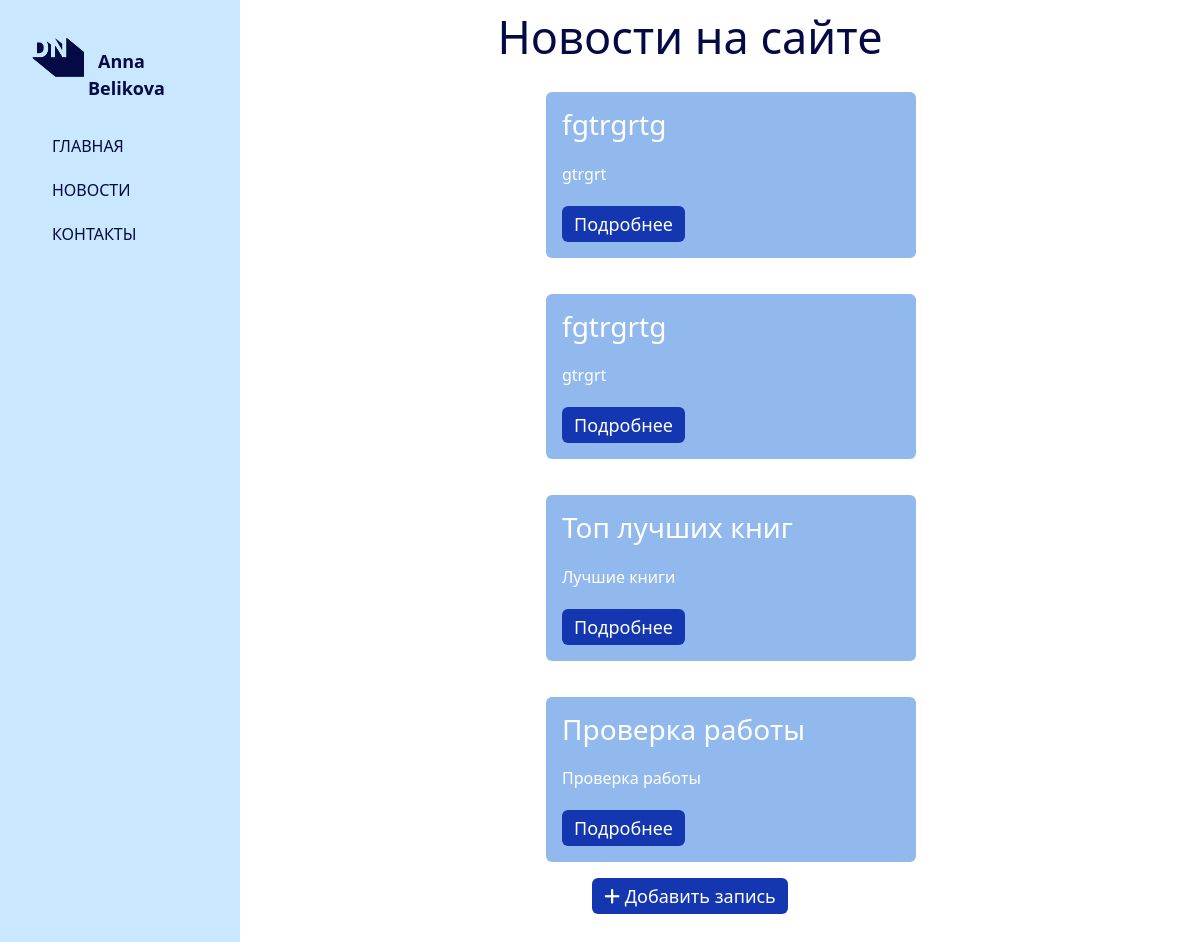
Before: /news/ with the older database file.
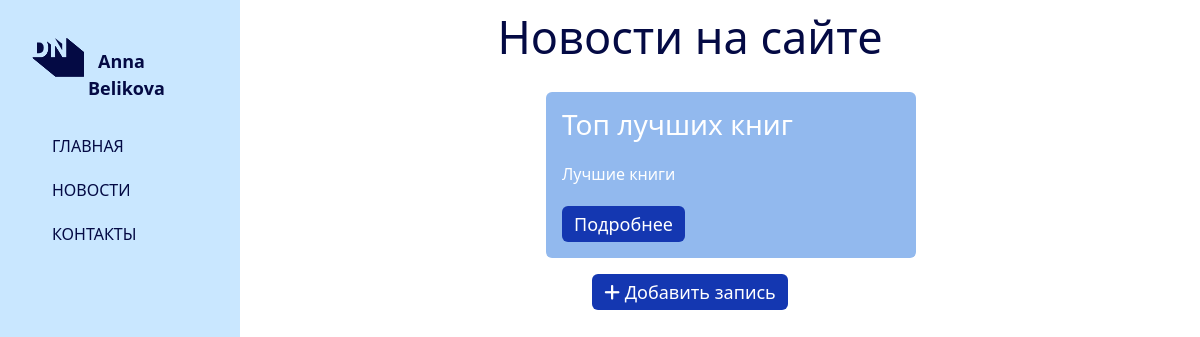
After: the same page with the newer database file.
### news/models.py (models this page shows, shortened)
class Articles(models.Model):
    title = models.CharField("Название", max_length=50)
    anons = models.CharField("Анонс", max_length=250)
    full_text = models.TextField("Статья")
    date = models.DateTimeField("Дата публикации")
    class Meta:
        verbose_name = "Новость"
        verbose_name_plural = "Новости"

### news/views.py (the view)
# urls.py: path("", views.news_home, name="news_home"),
def news_home(requst):
    news = Articles.objects.order_by("-date")
    return render(requst, "news/news_home.html", {"news": news})

### news/templates/news/news_home.html (shortened to what this page needs)
{% extends "main/layout.html"%}
{%block content%}
<div class="features">
   <div>
      <h1 class="header">Новости на сайте</h1>
   </div>
   {% if news%}
      {%for el in news%}
         <div class="alert alert-warning">
            <h3>{{el.title}}</h3>
            <p>{{el.anons}} </p>
            <a href="{% url 'news-detail' el.id %}" class="btn btn-warning">Подробнее</a>
         </div>
      {%endfor%}
   {%else%}
      <p> У вас нет записей!</p>
   {%endif%}
   <a href="{% url 'create'%}"><button class="btn btn-warning"><i class="fa-solid fa-plus"></i> Добавить запись</button></a>
</div>
{%endblock%}

Changed rows visible on the page:
removed Articles: title "fgtrgrtg", anons "gtrgrt"
removed Articles: title "fgtrgrtg", anons "gtrgrt"
removed Articles: title "Проверка работы", anons "Проверка работы"
